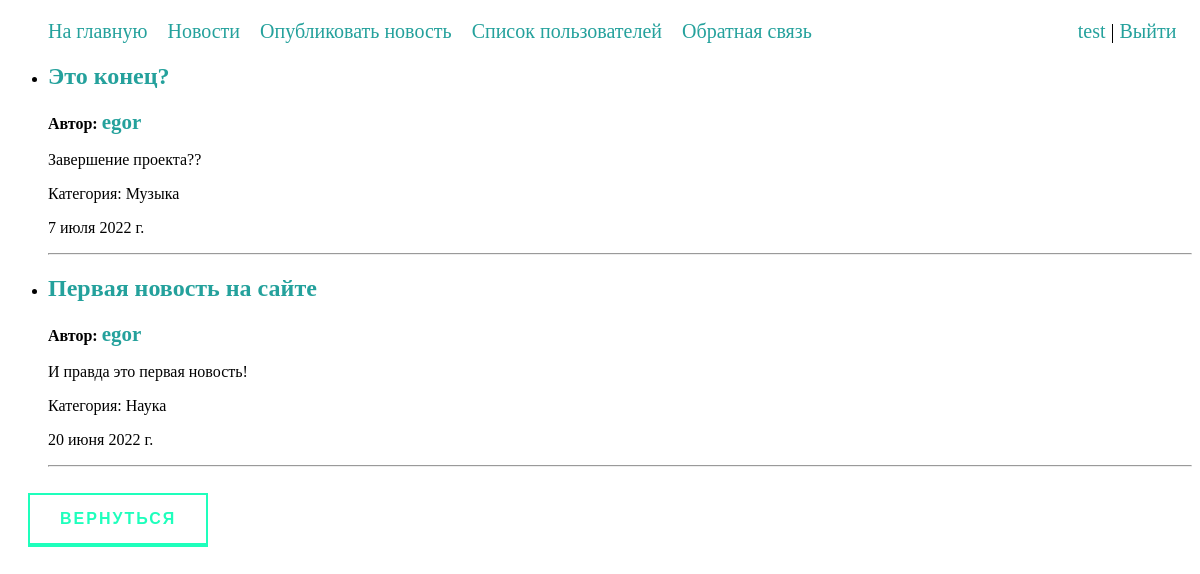
The app's page /news/newsbysubs (signed in) with its own data.
### news/models.py (models this page shows, shortened)
class News(models.Model):
    title = models.CharField(max_length=255, verbose_name='Заголовок')
    content = models.TextField(blank=False, verbose_name='Текст новости')
    time_created = models.DateTimeField(auto_now_add=True)
    cat = models.ForeignKey('Category', on_delete=models.CASCADE, null=True, verbose_name='Категория')
    author = models.ForeignKey(User, on_delete=models.CASCADE, null=True, verbose_name='Автор')
    def get_absolute_url(self):
        return reverse('newsById', kwargs={'news_id': self.pk})
    class Meta:
        verbose_name = 'Новости'
        verbose_name_plural = 'Новости'
        ordering = ['-time_created', 'title']

class Category(models.Model):
    name = models.CharField(max_length=100, db_index=True, verbose_name='Категория')
    slug = models.SlugField(max_length=255, db_index=True, unique=True, verbose_name='URL')
    def __str__(self):
        return self.name
    class Meta:
        verbose_name = 'Категории'
        verbose_name_plural = 'Категории'
        ordering = ['id']

### news/views.py (the view)
# urls.py: path('news/newsbysubs', NewsSubs.as_view(), name='newsSubs'),
class NewsSubs(LoginRequiredMixin, DataMixin, ListView):
    model = UserFollowing
    template_name = 'news/newsBySubs.html'
    context_object_name = 'news'
    paginate_by = 3
    def get_context_data(self, *, object_list=None, **kwargs):
        context = super().get_context_data(**kwargs)
        mix_def = self.get_user_context(title='Новости по подпискам')
        return dict(list(context.items()) + list(mix_def.items()))
    def get_queryset(self):
        uf_list = UserFollowing.objects.filter(following_user=self.request.user.id).select_related('user')
        news_list = []
        for uf in uf_list:
            news_list = list(chain(news_list, News.objects.filter(author=uf.user).select_related('cat', 'author',
                                                                                                 'author__profile')))
        return sorted(news_list, key=lambda inst: inst.time_created)[::-1]

### account/models.py (called while the page is built)
    def get_absolute_url(self):
        return reverse('profile', kwargs={'profile_id': self.pk})

### first_project/context_processors.py (called while the page is built)
def menu_proc(request):
    return {'menu': menu}

### news/utils.py (called while the page is built)
    def get_user_context(self, **kwargs):
        context = kwargs
        cats = Category.objects.all()
        context['cats'] = cats
        return context

### news/templates/news/newsBySubs.html (shortened to what this page needs)
{% extends 'news/base.html' %}
{% block content %}
<ul>
{% for n in news %}
     <li>
        <h2><a href="{{ n.get_absolute_url }}">{{n.title}}</a></h2>
        <p><b>Автор: <a style="font-size: 21px;" href="{{ n.author.profile.get_absolute_url }}">{{ n.author.username }}</a></b></p>
        <p>{{n.content}}</p>
        <p>Категория: {{n.cat}}</p>
        <P>{{n.time_created|date:""}}</P>
    </li>
    <hr>
{% endfor %}
</ul>
    <a href="{% url 'news' %}" class="animated-button">Вернуться</a>
{% endblock %}

### news/templates/news/base.html (shortened to what this page needs)
{% load static %}
<!DOCTYPE html>
<html lang="en">
<head>
    <link rel='stylesheet' type='text/css' href="{% static 'news/css/styles.css' %}" />
</head>
<body>
{% block mainmenu %}
<ul class="head">
    {% for m in menu %}
    <li><a href="{% url m.url_name %}">{{m.title}}</a></li>
    {% endfor %}
    {% if request.user.is_authenticated %}
            <li class="headLogin"><a href="{% url 'profile' profile_id=user.profile.id %}">{{ user.username }}</a> | <a href="{% url 'logout' %}">Выйти</a></li>
    {% else %}
        <li class="headLogin"><a href="{% url 'register' %}">Регистрация</a> | <a href="{% url 'login' %}">Вход</a></li>
    {% endif %}
</ul>
{% endblock mainmenu %}
{% block content %}
{% endblock %}
</body>
</html>

### news/static/news/css/styles.css (style rules this page uses)
a:active, a:hover, a { text-decoration: none; color: #24a19c; }
.animated-button { text-decoration: none; display: inline-block; margin: 10px 20px; padding: 15px 30px; overflow: hidden; border: 2px solid; border-bottom-width: 4px; font-family: 'Montserrat', sans-serif; text-transform: uppercase; font-weight: bold; letter-spacing: 2px; color: rgba(30, 255, 188, 1); background: rgba(255, 255, 255, 1); transition: color .3s, background .5s; }
.head { width: 97%; display: flex; font-size: 20px; }
.head li { display: inline; margin-right: 20px; }
.headLogin { margin-left: auto; margin-right: 0em; }

### records on screen
News: title "Это конец?", author.username "egor", content "Завершение проекта??", cat "Музыка", time_created "7 июля 2022 г."
News: title "Первая новость на сайте", author.username "egor", content "И правда это первая новость!", cat "Наука", time_created "20 июня 2022 г."

### other values on screen
{{ m.title }} "На главную" "Новости" "Опубликовать новость" "Список пользователей" "Обратная связь"
{{ user.username }} "test"
